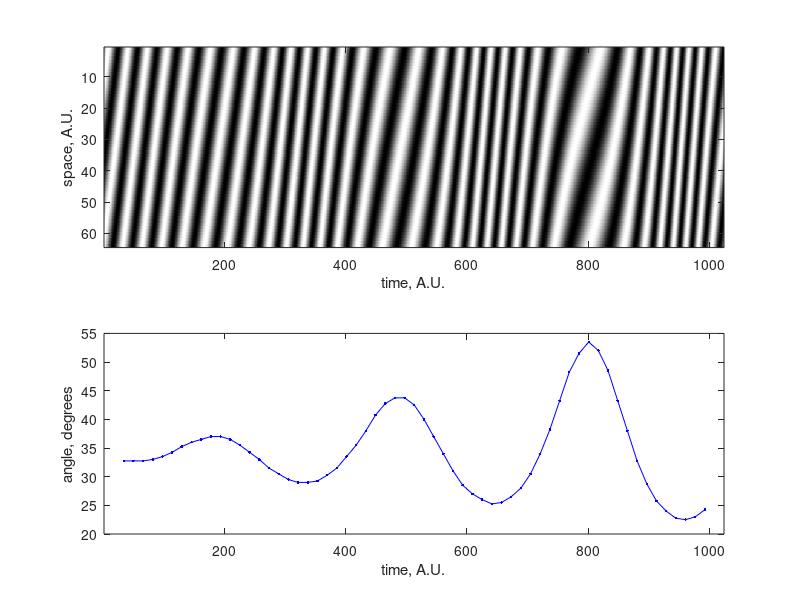

Recreate this plot in MATLAB.
function []=radon_demo(~)
% radon demo This code generates pseudo-data to mimic the data obtained
% with line-scans along vessels and then uses the Radon transform to find
% the angle of the 'streaks'.  The pseudo-data mimics a wide variety of
% flow 'velocities'.

% The Radon method is described in detail in:
% Drew PJ, Blinder P, Cauwenberghs G, Shih AY, Kleinfeld D, Rapid
% determination of particle velocity from space-time line-scan data using
% the Radon transform, Journal of Computational Neuroscience, 29(1-2):5-11
% https://sites.esm.psu.edu/~pjd17/Drew_Lab/Resources.html
% Patrick Drew, pjd17@psu.edu
% 

% code for generating simulated data, parameters chosen to generate wide variety of 'velocities' 
spatial_freq=1;
npoints=64*spatial_freq;%number of points in a line
nlines=64*8*2*spatial_freq;%number of lines 
zz=zeros(nlines,npoints);
f0=30;
phi0=(pi/25);
phi1=1;
f_phi=pi;
for i=1:npoints
    for j=1:nlines
        phi=phi0*i;%
        f=f0+phi1*sin(((f_phi*2*pi*j)/spatial_freq)/1000);
        zz(j,i)=0.5+0.5*sin((2*pi*f*j/spatial_freq)/1000+phi);
    end
end

%plots the artificial 'linescan'
close all
figure(1)
ax(1)=subplot(211);
imagesc(zz')
colormap gray
xlabel('time, A.U.')
ylabel('space, A.U.')

[thetasz32,the_tz32,spread_radon32]=GetVelocityRadonFig_demo(zz,npoints);
ax(2)=subplot(212);
plot(the_tz32,thetasz32,'b.-')% plots the angle at any given time point
linkaxes(ax,'x')
hold on
xlabel('time, A.U.')
ylabel('angle, degrees')


function [thetas,the_t,spread_matrix]=GetVelocityRadonFig_demo(data,windowsize);
%calculates the angle of the streaks in a space-time 'data' within a time window set by windowsize
%after an initial rough calulation of the angle, the angle is recalulated
%around the rough peka with
%OUTPUTS
%thetas - the time varying agle of the space-time image
%the_t - time pointsof the angle estimates (in lines)
%spreadmatrix - matix of variances as a function of angles for each window
%position
%INPUTS
%data - the matrix of time X space data 
%windowsize - number of lines to use in estimating velocity.  must be a
%multiple of 4
stepsize=.25*windowsize;
nlines=size(data,1);
npoints=size(data,2);
nsteps=floor(nlines/stepsize)-3;
%find the edges
angles=(0:179);
angles_fine=-2:.25:2;

spread_matrix=zeros(nsteps,length(angles));
spread_matrix_fine=zeros(nsteps,length(angles_fine));
thetas=zeros(nsteps,1);

hold_matrix=ones(windowsize,npoints);
the_t=NaN*ones(nsteps,1);

for k=1:nsteps
    the_t(k)=1+(k-1)*stepsize+windowsize/2;
    data_hold=data(1+(k-1)*stepsize:(k-1)*stepsize+windowsize,:);
    data_hold=data_hold-mean(data_hold(:))*hold_matrix;%subtract the mean
    radon_hold=radon(data_hold,angles);%radon transform
    spread_matrix(k,:)=var(radon_hold);%take variance
    [~, the_theta]=max(spread_matrix(k,:));%find max variace
    thetas(k)=angles(the_theta);     
    radon_hold_fine=radon(data_hold,thetas(k)+angles_fine);%re-do radon with finer increments around first estimate of the maximum
    spread_matrix_fine(k,:)=var(radon_hold_fine);
    [~, the_theta]=max(spread_matrix_fine(k,:));
    thetas(k)=thetas(k)+angles_fine(the_theta);
end
thetas=thetas-90; %rotate

